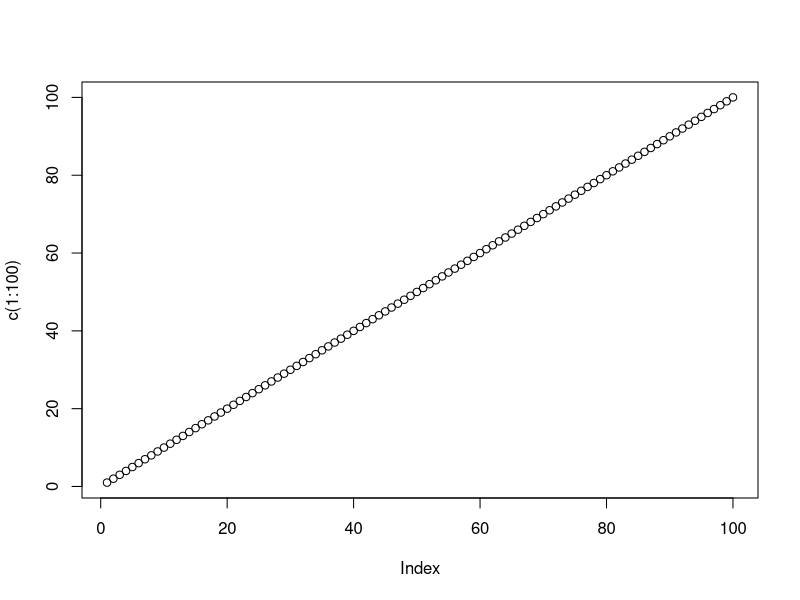
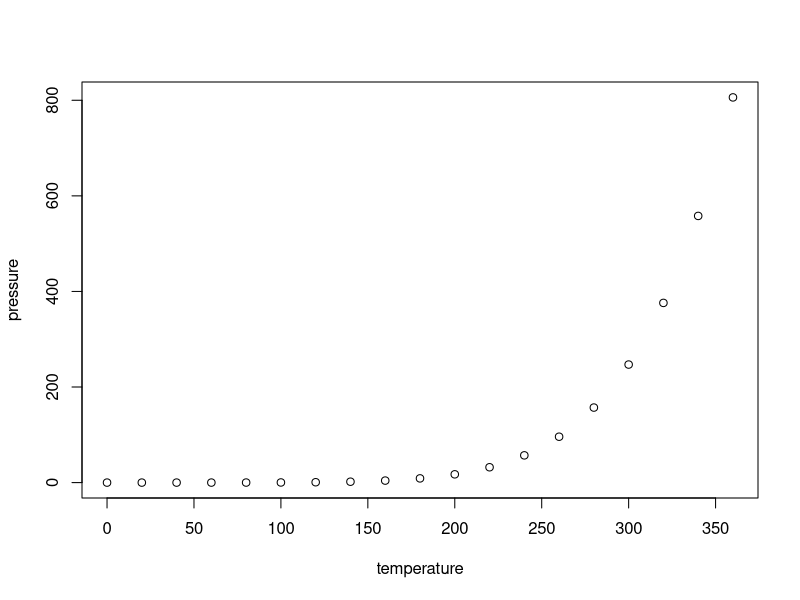

Source code (R) for these figures, in order:
## ---- chunk 1
1 + 1
## ---- chunk 2
#| echo: false
2 * 2
## ---- chunk 3
plot(c(1:100))
## ---- chunk 4
summary(cars)
## ---- chunk 5
plot(pressure)
